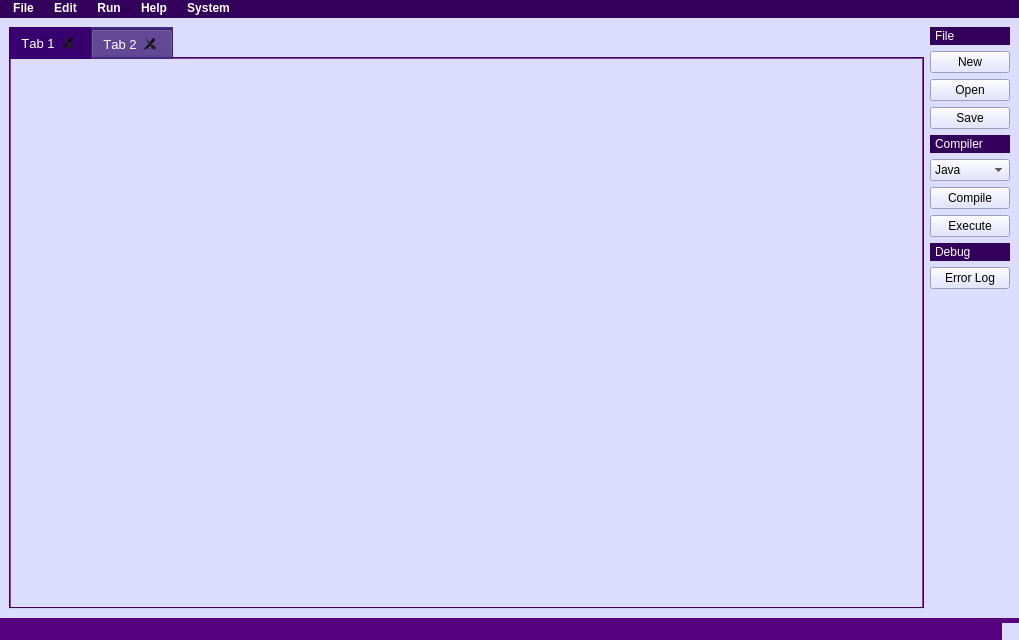
<?xml version="1.0" encoding="UTF-8"?>
<ui version="4.0">
 <class>compilerWin</class>
 <widget class="QMainWindow" name="compilerWin">
  <property name="geometry">
   <rect>
    <x>0</x>
    <y>0</y>
    <width>1019</width>
    <height>640</height>
   </rect>
  </property>
  <property name="windowTitle">
   <string>MainWindow</string>
  </property>
  <property name="styleSheet">
   <string notr="true">QWidget{
	background-color:rgb(220,220, 255);
	color:black;
}

QMainWindow{
	background-color:rgb(50, 0, 90);
}
QTabWidget{
	background-color:rgb(85, 0, 127);
	color:rgb(255, 255, 255)
}
QMenuBar{
	background-color:rgb(50, 0, 90);
	color:white;
	font-weight:bold;
}

/**/
QMenuBar::item {
			padding:2px 7%;
           
 }

 QMenuBar::item::selected {
 background-color: rgb(50,30,100);
}

QMenu {
	background-color: rgb(120, 40, 160);
	color: rgb(255,255,255);
	border: 1px solid #000;           
}

QMenu::item::selected {
	 background-color: rgb(10,20,100);
 }
/***/








QLabel{
	background-color:rgb(50, 0, 90);
	color:white;
	padding:2%;
}
QStatusBar{
	background-color:rgb(85, 0, 127);

}
/*
QTabWidget QWidget {
	background-color:rgb(240,240 , 255);

}*/

QTabBar  {
 	background-color:rgb(70, 40, 130);
	color:white;
	padding:0;
}

QTabBar::tab:selected {
    background :rgb(55, 0, 110);
}

QPlainTextEdit{
	background-color:rgb(240,240 , 255);
}
</string>
  </property>
  <property name="tabShape">
   <enum>QTabWidget::Rounded</enum>
  </property>
  <widget class="QWidget" name="centralwidget">
   <layout class="QHBoxLayout" name="horizontalLayout_2">
    <item>
     <layout class="QHBoxLayout" name="horizontalLayout">
      <item>
       <widget class="QTabWidget" name="tabWidget">
        <property name="sizePolicy">
         <sizepolicy hsizetype="Expanding" vsizetype="Expanding">
          <horstretch>0</horstretch>
          <verstretch>0</verstretch>
         </sizepolicy>
        </property>
        <property name="font">
         <font>
          <pointsize>10</pointsize>
          <italic>false</italic>
          <bold>false</bold>
          <underline>false</underline>
          <strikeout>false</strikeout>
          <kerning>false</kerning>
         </font>
        </property>
        <property name="whatsThis">
         <string/>
        </property>
        <property name="styleSheet">
         <string notr="true"/>
        </property>
        <property name="locale">
         <locale language="Erzya" country="Russia"/>
        </property>
        <property name="inputMethodHints">
         <set>Qt::ImhNone</set>
        </property>
        <property name="tabShape">
         <enum>QTabWidget::Rounded</enum>
        </property>
        <property name="currentIndex">
         <number>0</number>
        </property>
        <property name="tabsClosable">
         <bool>true</bool>
        </property>
        <property name="movable">
         <bool>true</bool>
        </property>
        <property name="tabBarAutoHide">
         <bool>false</bool>
        </property>
        <widget class="QWidget" name="tab">
         <attribute name="icon">
          <iconset theme="text-html">
           <normaloff>.</normaloff>.</iconset>
         </attribute>
         <attribute name="title">
          <string>Tab 1</string>
         </attribute>
         <layout class="QHBoxLayout" name="horizontalLayout_3"/>
        </widget>
        <widget class="QWidget" name="tab_2">
         <attribute name="title">
          <string>Tab 2</string>
         </attribute>
         <layout class="QHBoxLayout" name="horizontalLayout_4"/>
        </widget>
       </widget>
      </item>
      <item>
       <layout class="QVBoxLayout" name="verticalLayout_2">
        <item>
         <widget class="QLabel" name="label">
          <property name="text">
           <string>File</string>
          </property>
         </widget>
        </item>
        <item>
         <widget class="QPushButton" name="newBtn">
          <property name="text">
           <string>New</string>
          </property>
         </widget>
        </item>
        <item>
         <widget class="QPushButton" name="openBtn">
          <property name="text">
           <string>Open</string>
          </property>
         </widget>
        </item>
        <item>
         <widget class="QPushButton" name="saveBtn">
          <property name="text">
           <string>Save</string>
          </property>
         </widget>
        </item>
        <item>
         <widget class="QLabel" name="label_2">
          <property name="text">
           <string>Compiler</string>
          </property>
         </widget>
        </item>
        <item>
         <widget class="QComboBox" name="selectBtn">
          <item>
           <property name="text">
            <string>Java</string>
           </property>
          </item>
          <item>
           <property name="text">
            <string>C</string>
           </property>
          </item>
          <item>
           <property name="text">
            <string>C++</string>
           </property>
          </item>
          <item>
           <property name="text">
            <string>Python</string>
           </property>
          </item>
         </widget>
        </item>
        <item>
         <widget class="QPushButton" name="compileBtn">
          <property name="text">
           <string>Compile</string>
          </property>
         </widget>
        </item>
        <item>
         <widget class="QPushButton" name="executeBtn">
          <property name="text">
           <string>Execute</string>
          </property>
         </widget>
        </item>
        <item>
         <widget class="QLabel" name="label_3">
          <property name="text">
           <string>Debug</string>
          </property>
         </widget>
        </item>
        <item>
         <widget class="QPushButton" name="errorLogBtn">
          <property name="text">
           <string>Error Log</string>
          </property>
         </widget>
        </item>
        <item>
         <spacer name="verticalSpacer">
          <property name="orientation">
           <enum>Qt::Vertical</enum>
          </property>
          <property name="sizeHint" stdset="0">
           <size>
            <width>20</width>
            <height>40</height>
           </size>
          </property>
         </spacer>
        </item>
       </layout>
      </item>
     </layout>
    </item>
   </layout>
  </widget>
  <widget class="QMenuBar" name="menubar">
   <property name="geometry">
    <rect>
     <x>0</x>
     <y>0</y>
     <width>1019</width>
     <height>21</height>
    </rect>
   </property>
   <widget class="QMenu" name="menuFile">
    <property name="title">
     <string>File</string>
    </property>
    <addaction name="actionNew"/>
    <addaction name="actionOprn"/>
    <addaction name="actionSave"/>
    <addaction name="actionSave_as"/>
    <addaction name="actionExit"/>
   </widget>
   <widget class="QMenu" name="menuEdit">
    <property name="title">
     <string>Edit</string>
    </property>
    <addaction name="actionUndo"/>
    <addaction name="actionRedo"/>
    <addaction name="actionCut"/>
    <addaction name="actionCopy"/>
    <addaction name="actionPest"/>
    <addaction name="actionFont"/>
   </widget>
   <widget class="QMenu" name="menuRun">
    <property name="title">
     <string>Run</string>
    </property>
    <addaction name="actionCompile"/>
    <addaction name="actionExecute"/>
    <addaction name="actionDebug"/>
   </widget>
   <widget class="QMenu" name="menuHelp">
    <property name="title">
     <string>Help</string>
    </property>
    <addaction name="actionAbou_Us"/>
    <addaction name="actionContuct_Us"/>
   </widget>
   <widget class="QMenu" name="menuSetings">
    <property name="title">
     <string>System</string>
    </property>
    <addaction name="actionSystem_Font"/>
    <addaction name="actionColoy"/>
    <addaction name="actionSetings"/>
   </widget>
   <addaction name="menuFile"/>
   <addaction name="menuEdit"/>
   <addaction name="menuRun"/>
   <addaction name="menuHelp"/>
   <addaction name="menuSetings"/>
  </widget>
  <widget class="QStatusBar" name="statusbar"/>
  <action name="actionNew">
   <property name="text">
    <string>New</string>
   </property>
  </action>
  <action name="actionOprn">
   <property name="text">
    <string>Open</string>
   </property>
  </action>
  <action name="actionSave">
   <property name="text">
    <string>Save</string>
   </property>
  </action>
  <action name="actionSave_as">
   <property name="text">
    <string>Save As</string>
   </property>
  </action>
  <action name="actionUndo">
   <property name="text">
    <string>Undo</string>
   </property>
  </action>
  <action name="actionRedo">
   <property name="text">
    <string>Redo</string>
   </property>
  </action>
  <action name="actionCut">
   <property name="text">
    <string>Cut</string>
   </property>
  </action>
  <action name="actionCopy">
   <property name="text">
    <string>Copy</string>
   </property>
  </action>
  <action name="actionPest">
   <property name="text">
    <string>Pest</string>
   </property>
  </action>
  <action name="actionCompile">
   <property name="text">
    <string>Compile</string>
   </property>
  </action>
  <action name="actionExecute">
   <property name="text">
    <string>Execute</string>
   </property>
  </action>
  <action name="actionAbou_Us">
   <property name="text">
    <string>Abou Us</string>
   </property>
  </action>
  <action name="actionSystem_Font">
   <property name="text">
    <string>System Font</string>
   </property>
  </action>
  <action name="actionColoy">
   <property name="text">
    <string>Color</string>
   </property>
  </action>
  <action name="actionExit">
   <property name="text">
    <string>Exit</string>
   </property>
  </action>
  <action name="actionFont">
   <property name="text">
    <string>Font</string>
   </property>
  </action>
  <action name="actionDebug">
   <property name="text">
    <string>Debug</string>
   </property>
  </action>
  <action name="actionContuct_Us">
   <property name="text">
    <string>Contuct Us</string>
   </property>
  </action>
  <action name="actionSetings">
   <property name="text">
    <string>Setings</string>
   </property>
  </action>
 </widget>
 <resources/>
 <connections/>
</ui>
